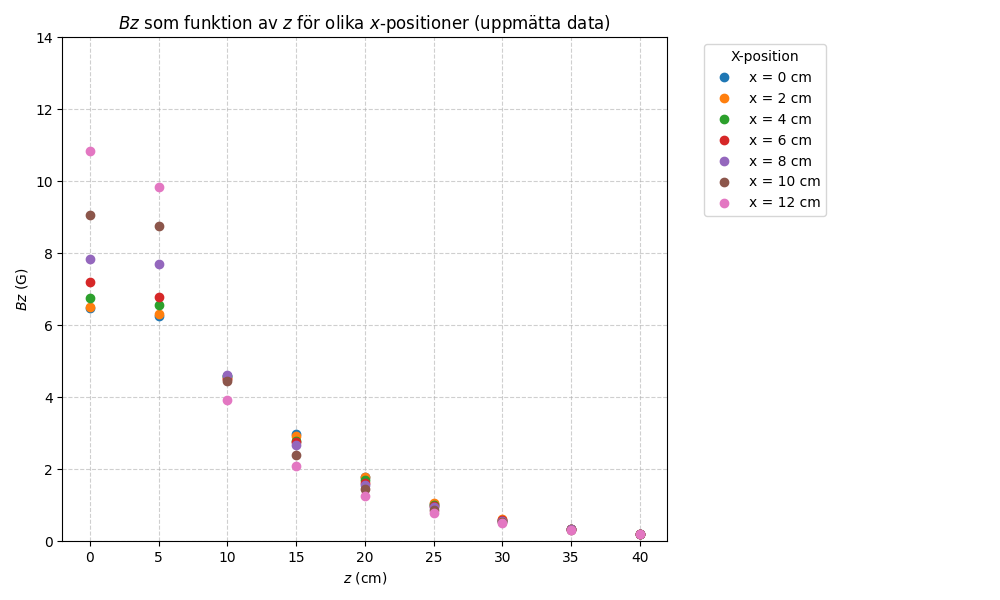

Recreate this plot in Python.
import pandas as pd
import matplotlib.pyplot as plt


def plot_cleaned_data(file_path="cleaned_plot_data.csv"):
    """
    Läser in den städade CSV-filen och plottar U_ut mot z för varje x-serie,
    med korrekta x-värden (0, 2, 4, ..., 12) som etiketter.
    """

    # --- 1. Ladda in data ---
    try:
        df = pd.read_csv(file_path)
    except FileNotFoundError:
        print(
            f"Fel: Filen '{file_path}' kunde inte hittas. Se till att filen är uppladdad."
        )
        return
    except Exception as e:
        print(f"Ett fel uppstod vid inläsning av filen: {e}")
        return

    # --- 2. Beräkna de korrekta x-värdena ---

    # Extrahera serienumret från strängen 'Serie N'
    df["series_num"] = df["x_serie"].str.extract(r"(\d+)").astype(int)

    # Beräkna x-värdet baserat på regeln: x = (serienummer - 1) * 2
    df["x (cm)"] = (df["series_num"] - 1) * 2

    # konvertera till Gauss (n Gauss =  U_ut(mV) / 4.8 mV )
    df["U_ut (-mV)"] = df["U_ut (-mV)"] / 4.8

    # --- 3. Skapa plotten ---

    plt.figure(figsize=(10, 6))

    # Plotta varje serie individuellt
    for x_val in sorted(df["x (cm)"].unique()):
        subset = df[df["x (cm)"] == x_val]
        plt.plot(
            subset["z (cm)"],
            subset["U_ut (-mV)"],
            marker="o",
            linestyle="",
            label=f"x = {x_val:.0f} cm",
        )

    # --- 4. Formatera och spara plotten ---

    plt.title("$Bz$ som funktion av $z$ för olika $x$-positioner (uppmätta data)")
    plt.xlabel("$z$ (cm)")
    plt.ylabel("$Bz$ (G)")
    plt.ylim(0, 14)
    plt.grid(True, linestyle="--", alpha=0.6)
    plt.legend(title="X-position", bbox_to_anchor=(1.05, 1), loc="upper left")
    plt.tight_layout(rect=[0, 0, 0.85, 1])  # Justera för att få plats med legend

    # Spara figuren
    output_filename = "experiment_plot.png"
    plt.savefig(output_filename)
    plt.show()
    plt.close()


# Kör funktionen
plot_cleaned_data()
